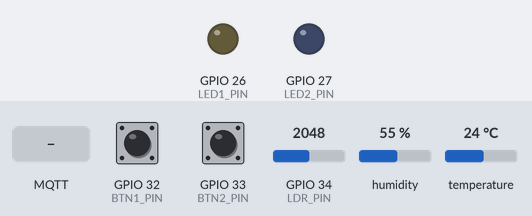
The sketch below on a simulated ESP32. Shown: output pins drawn as LEDs (lit = HIGH). Inputs (shaded band) come from the test bench; at power-on: GPIO 32 (BTN1_PIN) HIGH, GPIO 33 (BTN2_PIN) HIGH, GPIO 34 (LDR_PIN) = 2048, humidity 55 %, temperature 24 °C. WiFi joins after 1.5 s; servers stay silent unless stated; no MQTT or app messages arrive unless stated; what the sketch prints to the serial monitor is not drawn.

Above: at 2.7 s.
2.8 s: GPIO 32 (BTN1_PIN) pulled LOW for 0.15 s
At 3.9 s:
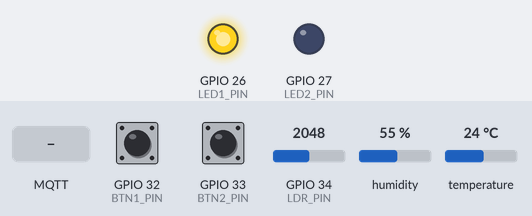
4.4 s: GPIO 33 (BTN2_PIN) pulled LOW for 0.15 s
At 5.1 s:
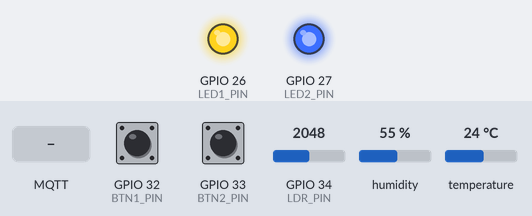
6.0 s: MQTT message "setLightState" arrives on the first subscribed topic
At 6.9 s:
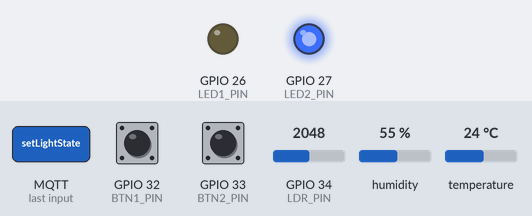
7.5 s: GPIO 33 (BTN2_PIN) pulled LOW for 1 s
At 8.7 s:
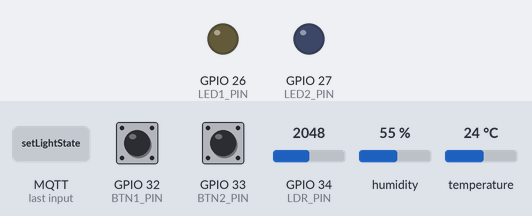
11.5 s: GPIO 32 (BTN1_PIN) pulled LOW for 1 s
At 12.9 s:
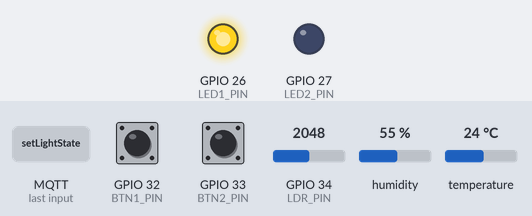
Timing chart, 0 to 14.5 s (numbered marks = the images above; inputs shaded):
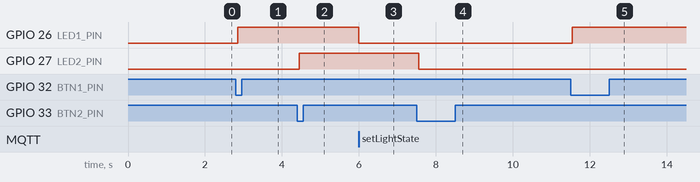

Measured:
- after the input at 2.8 s, GPIO 26 (LED1_PIN): LOW → HIGH after 0.05 s
- after the input at 4.4 s, GPIO 27 (LED2_PIN): LOW → HIGH after 0.05 s
- after the input at 6.0 s, GPIO 26 (LED1_PIN): HIGH → LOW at once
- after the input at 7.5 s, GPIO 27 (LED2_PIN): HIGH → LOW after 0.05 s
- after the input at 11.5 s, GPIO 26 (LED1_PIN): LOW → HIGH after 0.05 s

The sketch:

Exercise03_Smart_Room.ino
```cpp
/*
  Exercise 03 — Smart Room Edge Node
  IIoT-Batch02 | Week 03

  Components:
  - DHT22 (Temperature & Humidity)
  - Photoresistor / LDR (Light level)
  - LED 1 on GPIO26 (Room Light)
  - LED 2 on GPIO27 (AC/Fan Indicator)
  - Switch 1 on GPIO32 (Toggle Room Light)
  - Switch 2 on GPIO33 (Toggle AC)

  Features:
  - Physical switch toggling with software debounce
  - Sends telemetry to ThingsBoard every 5s (non-blocking millis)
  - Receives ThingsBoard RPC commands to control LEDs remotely

  GPIO Pin Map:
  ┌─────────────┬──────┐
  │ DHT22 SDA   │ 15   │
  │ LDR AO      │ 34   │
  │ LED 1 (Light│ 26   │
  │ LED 2 (AC)  │ 27   │
  │ Switch 1    │ 32   │
  │ Switch 2    │ 33   │
  └─────────────┴──────┘
*/

#include <WiFi.h>
#include <PubSubClient.h>
#include <DHT.h>

// ─── Configuration — EDIT THESE ──────────────────────────────────────────────
const char* WIFI_SSID     = "Wokwi-GUEST";   // Use your WiFi SSID
const char* WIFI_PASSWORD = "";               // Use your WiFi password
const char* TB_SERVER     = "eu.thingsboard.cloud";
const int   TB_PORT       = 1883;
const char* TB_TOKEN      = "YOUR_ACCESS_TOKEN_HERE"; // Paste from ThingsBoard

// ─── Pin Definitions ─────────────────────────────────────────────────────────
#define DHT_PIN   15
#define LDR_PIN   34
#define LED1_PIN  26  // Room Light
#define LED2_PIN  27  // AC Indicator
#define BTN1_PIN  32  // Switch 1
#define BTN2_PIN  33  // Switch 2

// ─── Globals ─────────────────────────────────────────────────────────────────
DHT dht(DHT_PIN, DHT22);
WiFiClient espClient;
PubSubClient client(espClient);

bool light_state = false;
bool ac_state    = false;
bool lastBtn1    = HIGH;
bool lastBtn2    = HIGH;
unsigned long lastSend = 0;
const long SEND_INTERVAL = 5000; // 5 seconds

// ─── MQTT Callback: handle remote control commands from ThingsBoard ───────────
// ThingsBoard sends RPC commands like:
// {"method":"setLightState","params":{"value":true}}
void mqttCallback(char* topic, byte* payload, unsigned int length) {
  String msg = "";
  for (unsigned int i = 0; i < length; i++) msg += (char)payload[i];
  Serial.println("RPC received: " + msg);

  if (msg.indexOf("setLightState") != -1) {
    light_state = (msg.indexOf("true") != -1);
    digitalWrite(LED1_PIN, light_state ? HIGH : LOW);
    Serial.println(light_state ? "Light ON (remote)" : "Light OFF (remote)");
  }
  if (msg.indexOf("setACState") != -1) {
    ac_state = (msg.indexOf("true") != -1);
    digitalWrite(LED2_PIN, ac_state ? HIGH : LOW);
    Serial.println(ac_state ? "AC ON (remote)" : "AC OFF (remote)");
  }
}

// ─── Connect to WiFi and ThingsBoard MQTT ────────────────────────────────────
void reconnect() {
  // Reconnect WiFi if dropped
  if (WiFi.status() != WL_CONNECTED) {
    Serial.print("Connecting to WiFi...");
    WiFi.begin(WIFI_SSID, WIFI_PASSWORD);
    while (WiFi.status() != WL_CONNECTED) { delay(500); Serial.print("."); }
    Serial.println(" Connected!");
  }

  // Reconnect MQTT
  while (!client.connected()) {
    Serial.print("Connecting to ThingsBoard...");
    if (client.connect("SmartRoom", TB_TOKEN, NULL)) {
      Serial.println(" Connected!");
      // Subscribe to ThingsBoard RPC topic to receive remote commands
      client.subscribe("v1/devices/me/rpc/request/+");
    } else {
      Serial.print(" Failed. Retry in 5s...");
      delay(5000);
    }
  }
}

void setup() {
  Serial.begin(115200);
  dht.begin();

  pinMode(LED1_PIN, OUTPUT);
  pinMode(LED2_PIN, OUTPUT);
  // INPUT_PULLUP: button reads HIGH normally, LOW when pressed
  pinMode(BTN1_PIN, INPUT_PULLUP);
  pinMode(BTN2_PIN, INPUT_PULLUP);

  client.setServer(TB_SERVER, TB_PORT);
  client.setCallback(mqttCallback);
  reconnect();

  Serial.println("Smart Room Node Ready.");
}

void loop() {
  // Keep MQTT alive and process incoming messages
  if (!client.connected()) reconnect();
  client.loop();

  // ── Physical Switch Polling (with software debounce) ─────────────────────
  bool btn1 = digitalRead(BTN1_PIN);
  bool btn2 = digitalRead(BTN2_PIN);

  if (btn1 == LOW && lastBtn1 == HIGH) {
    delay(50); // debounce delay
    light_state = !light_state;
    digitalWrite(LED1_PIN, light_state ? HIGH : LOW);
    Serial.println(light_state ? "Light ON (button)" : "Light OFF (button)");
  }
  if (btn2 == LOW && lastBtn2 == HIGH) {
    delay(50);
    ac_state = !ac_state;
    digitalWrite(LED2_PIN, ac_state ? HIGH : LOW);
    Serial.println(ac_state ? "AC ON (button)" : "AC OFF (button)");
  }
  lastBtn1 = btn1;
  lastBtn2 = btn2;

  // ── Non-blocking 5-second telemetry using millis() ───────────────────────
  // Using millis() instead of delay() keeps the switches instantly responsive
  if (millis() - lastSend >= SEND_INTERVAL) {
    lastSend = millis();

    float temp = dht.readTemperature();
    float hum  = dht.readHumidity();
    int   ldr  = analogRead(LDR_PIN);

    if (isnan(temp) || isnan(hum)) {
      Serial.println("DHT22 read failed — skipping telemetry.");
      return;
    }

    // Build JSON using snprintf (no library needed, keeps code simple)
    char payload[220];
    snprintf(payload, sizeof(payload),
      "{\"temperature\":%.1f,\"humidity\":%.1f,\"light_level\":%d,\"light_status\":%s,\"ac_status\":%s}",
      temp, hum, ldr,
      light_state ? "true" : "false",
      ac_state    ? "true" : "false");

    // Publish to ThingsBoard telemetry topic
    client.publish("v1/devices/me/telemetry", payload);
    Serial.println("Telemetry sent: " + String(payload));
  }
}
```
